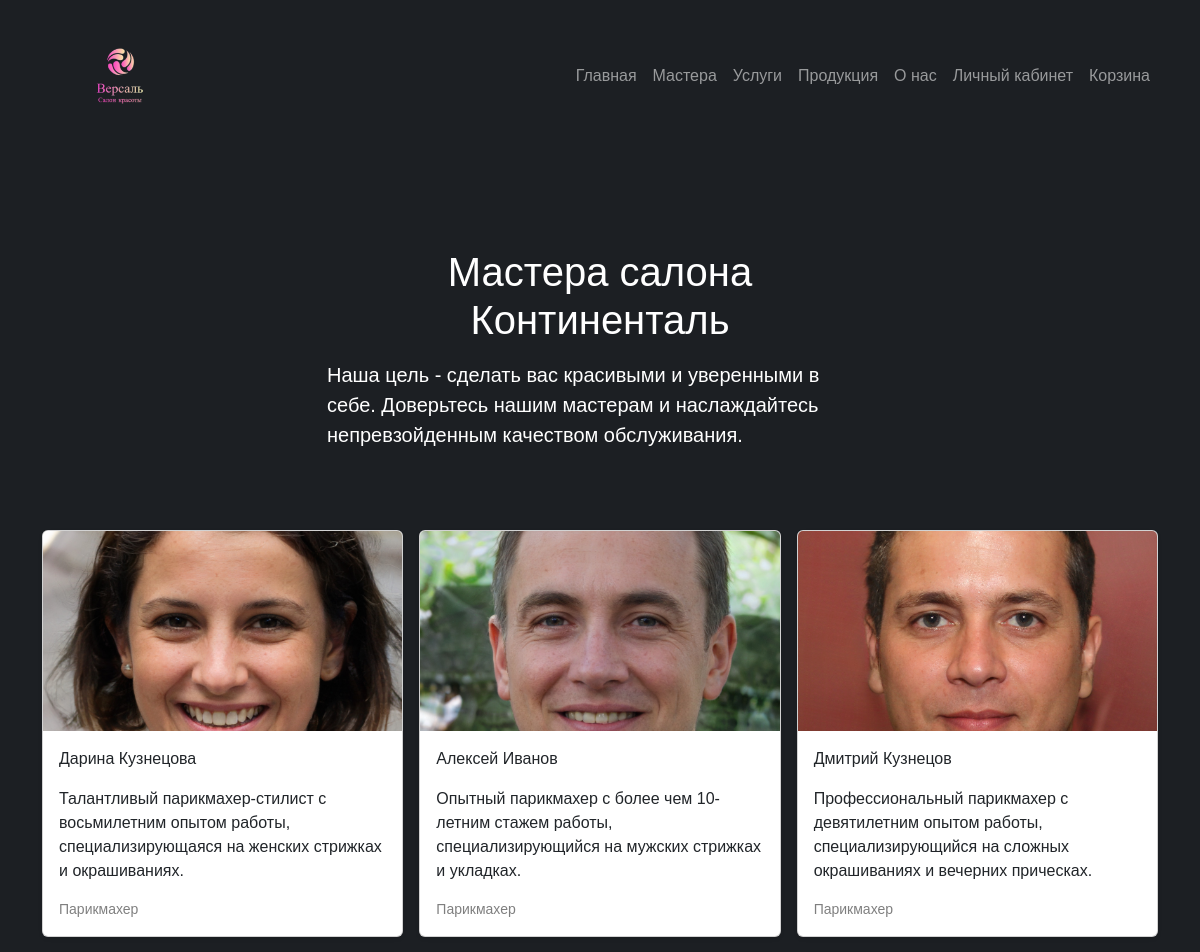
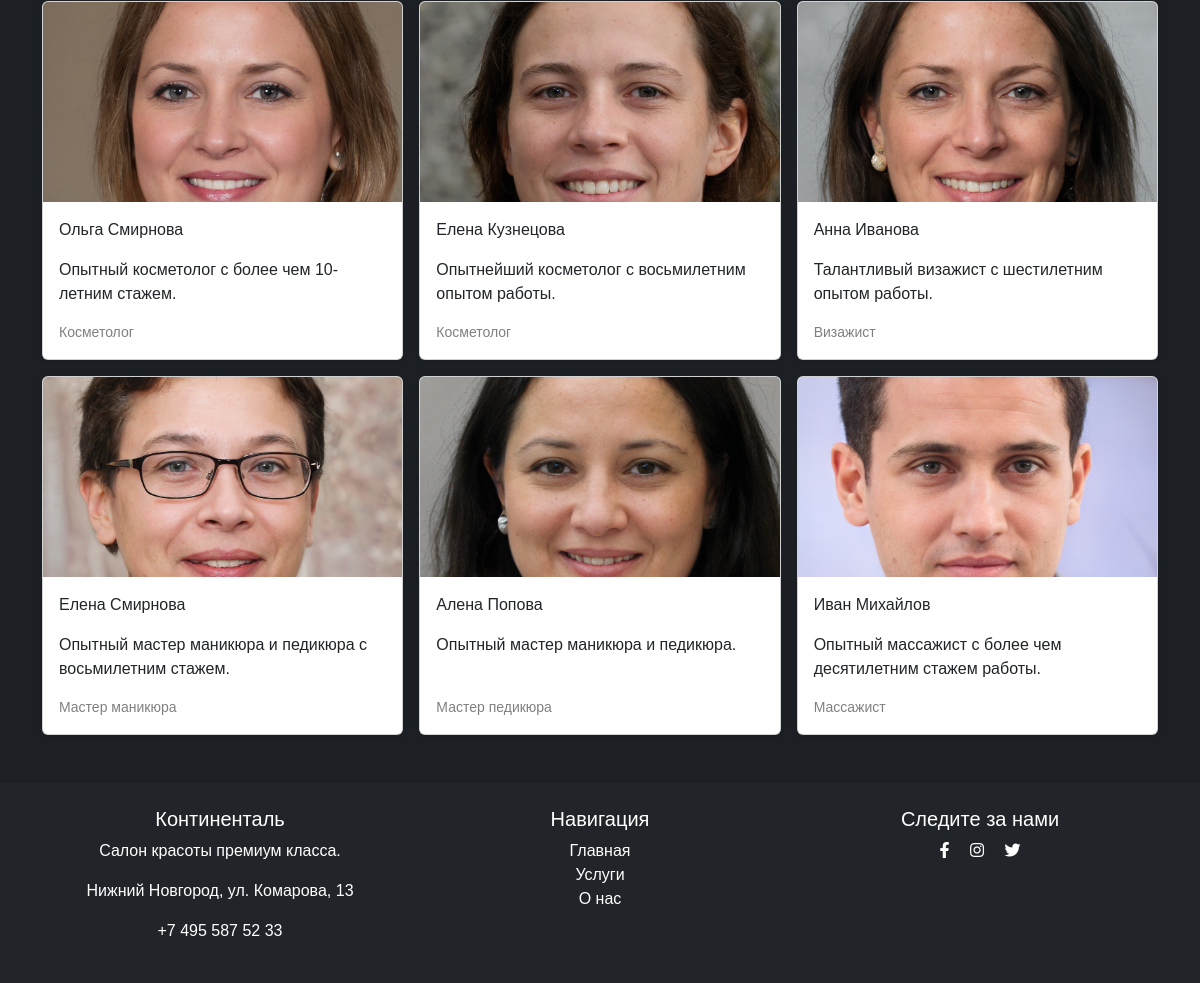
Page /masters/ on the committed database (2 pictures, top to bottom).
### masters/models.py (models this page shows, shortened)
class Masters(models.Model):
    user: Users = models.OneToOneField(Users, on_delete=models.CASCADE, verbose_name='Пользователь')
    position = models.ForeignKey(Position,  on_delete=models.PROTECT, verbose_name='Должность')
    short_description = models.CharField(verbose_name='Краткая информация', max_length=200)
    full_description = models.TextField(verbose_name='Полная информация')
    photo = models.ImageField(verbose_name='Фотография', upload_to='images/')
    weekend = models.ManyToManyField(Weekday, verbose_name='Выходные', limit_choices_to=2)
    slug = models.SlugField(verbose_name='URL', max_length=50, unique=True, db_index=True, blank=True)
    class Meta:
        verbose_name = 'Мастер'
        verbose_name_plural = 'Мастера'

class Users(AbstractUser):
    username = None
    email = models.EmailField(verbose_name='Почта', max_length=50, unique=True, db_index=True)
    phone_number = models.CharField(verbose_name='Номер телефона', max_length=20, unique=True)
    is_customer = models.BooleanField(verbose_name='Клиент', default=True, help_text='Уберите отметку, '
                                                                        'если пользователь является сотрудником салона')
    USERNAME_FIELD = 'email'
    REQUIRED_FIELDS = []
    objects = UserManager()
    class Meta:
        verbose_name = 'Пользователь'
        verbose_name_plural = 'Пользователи'

class Position(models.Model):
    title = models.CharField(verbose_name='Должность', max_length=25)
    def __str__(self):
        return f"{self.title}"
    class Meta:
        verbose_name = 'Должность'
        verbose_name_plural = 'Должности'

### masters/views.py (the view)
# urls.py: path('', views.masters_list, name='masters_list'),
def masters_list(request):
    all_masters = Masters.objects.all()
    return render(request, 'masters/masters_list.html', {'all_masters': all_masters})

### masters/templates/masters/masters_list.html (shortened to what this page needs)
{% extends 'main/main_layout.html' %}
{% load static %}
{% block css_link %}
    <link rel="stylesheet" href="{% static 'masters/css/style.css' %}">
{% endblock %}
{% block content %}
    <section class="py-5 container space-top">
        <div class="row py-lg-5">
            <div class="col-lg-6 col-md-8 mx-auto">
                <h1 class="fw-light text-white text-center mb-3">Мастера салона Континенталь</h1>
                <p class="lead text-white">Наша цель - сделать вас красивыми и уверенными в себе.
                    Доверьтесь нашим мастерам и наслаждайтесь непревзойденным качеством обслуживания.</p>
            </div>
        </div>
    </section>
    <div class="album py-5 space-top">
        <div class="container">
            <div class="row row-cols-1 row-cols-sm-2 row-cols-md-3 g-3">
                {% for master in all_masters %}
                    <div class="col">
                        <a href="{% url 'master_info' master.slug %}" class="card-link">
                            <div class="card shadow-sm h-100">
                                <img
                                    src="{{ master.photo.url }}"
                                    alt="{{ master.user.first_name }} {{ master.user.second_name }}"
                                    class="bd-placeholder-img card-img-top master-image"
                                />
                                <div class="card-body d-flex flex-column">
                                    <p class="card-text">{{ master.user.first_name }} {{ master.user.last_name }}</p>
                                    <p class="card-text flex-grow-1">{{ master.short_description }}</p>
                                    <div class="d-flex justify-content-between align-items-center">
                                        <small class="text-black-50">{{ master.position }}</small>
                                    </div>
                                </div>
                            </div>
                        </a>
                    </div>
                {% endfor %}
            </div>
        </div>
    </div>
{% endblock %}

### main/static/main/css/main_style.css (style rules this page uses)
body { background-color: #1c1f23; font-family: helvetica, sans-serif; }
header, section, footer { padding: 100px 0; }
.space-top { margin-top: -5rem !important; }

### masters/static/masters/css/style.css (style rules this page uses)
.card-link { text-decoration: none; transition: transform 0.2s; }
.space-top { margin-top: -5rem !important; }
.master-image { width: 100%; height: 200px; object-fit: cover; }
.card { display: flex; flex-direction: column; }
.card-body { display: flex; flex-direction: column; flex-grow: 1; }
.card-body .flex-grow-1 { flex-grow: 1; }

### rows in the picture
Masters: photo (picture), user.first_name "Дарина", user.last_name "Кузнецова", short_description "Талантливый парикмахер-стилист с восьмилетним опытом работы, специализирующаяся на женских стрижках и окрашиваниях.", position "Парикмахер"
Masters: photo (picture), user.first_name "Алексей", user.last_name "Иванов", short_description "Опытный парикмахер с более чем 10-летним стажем работы, специализирующийся на мужских стрижках и укладках.", position "Парикмахер"
Masters: photo (picture), user.first_name "Дмитрий", user.last_name "Кузнецов", short_description "Профессиональный парикмахер с девятилетним опытом работы, специализирующийся на сложных окрашиваниях и вечерних прическах.", position "Парикмахер"
Masters: photo (picture), user.first_name "Ольга", user.last_name "Смирнова", short_description "Опытный косметолог с более чем 10-летним стажем.", position "Косметолог"
Masters: photo (picture), user.first_name "Елена", user.last_name "Кузнецова", short_description "Опытнейший косметолог с восьмилетним опытом работы.", position "Косметолог"
Masters: photo (picture), user.first_name "Анна", user.last_name "Иванова", short_description "Талантливый визажист с шестилетним опытом работы.", position "Визажист"
Masters: photo (picture), user.first_name "Елена", user.last_name "Смирнова", short_description "Опытный мастер маникюра и педикюра с восьмилетним стажем.", position "Мастер маникюра"
Masters: photo (picture), user.first_name "Алена", user.last_name "Попова", short_description "Опытный мастер маникюра и педикюра.", position "Мастер педикюра"
Masters: photo (picture), user.first_name "Иван", user.last_name "Михайлов", short_description "Опытный массажист с более чем десятилетним стажем работы.", position "Массажист"
